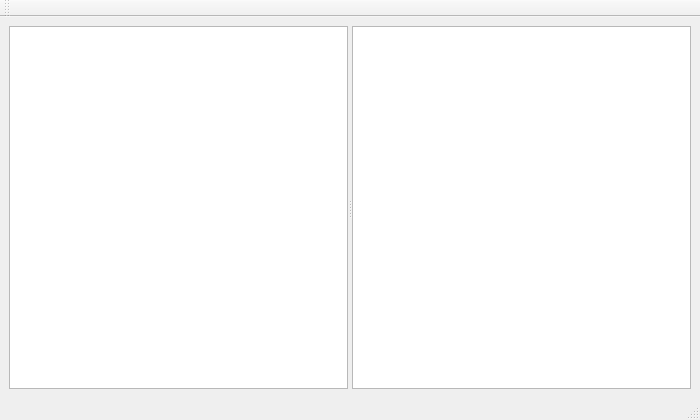
<?xml version="1.0" encoding="UTF-8"?>
<!--
 Copyright 2010-2018, Google Inc.
 All rights reserved.

 Redistribution and use in source and binary forms, with or without
 modification, are permitted provided that the following conditions are
 met:

     * Redistributions of source code must retain the above copyright
 notice, this list of conditions and the following disclaimer.
     * Redistributions in binary form must reproduce the above
 copyright notice, this list of conditions and the following disclaimer
 in the documentation and/or other materials provided with the
 distribution.
     * Neither the name of Google Inc. nor the names of its
 contributors may be used to endorse or promote products derived from
 this software without specific prior written permission.

 THIS SOFTWARE IS PROVIDED BY THE COPYRIGHT HOLDERS AND CONTRIBUTORS
 "AS IS" AND ANY EXPRESS OR IMPLIED WARRANTIES, INCLUDING, BUT NOT
 LIMITED TO, THE IMPLIED WARRANTIES OF MERCHANTABILITY AND FITNESS FOR
 A PARTICULAR PURPOSE ARE DISCLAIMED. IN NO EVENT SHALL THE COPYRIGHT
 OWNER OR CONTRIBUTORS BE LIABLE FOR ANY DIRECT, INDIRECT, INCIDENTAL,
 SPECIAL, EXEMPLARY, OR CONSEQUENTIAL DAMAGES (INCLUDING, BUT NOT
 LIMITED TO, PROCUREMENT OF SUBSTITUTE GOODS OR SERVICES; LOSS OF USE,
 DATA, OR PROFITS; OR BUSINESS INTERRUPTION) HOWEVER CAUSED AND ON ANY
 THEORY OF LIABILITY, WHETHER IN CONTRACT, STRICT LIABILITY, OR TORT
 (INCLUDING NEGLIGENCE OR OTHERWISE) ARISING IN ANY WAY OUT OF THE USE
 OF THIS SOFTWARE, EVEN IF ADVISED OF THE POSSIBILITY OF SUCH DAMAGE.
-->
<ui version="4.0">
 <class>DictionaryTool</class>
 <widget class="QMainWindow" name="DictionaryTool">
  <property name="geometry">
   <rect>
    <x>0</x>
    <y>0</y>
    <width>700</width>
    <height>420</height>
   </rect>
  </property>
  <property name="windowTitle">
   <string>Mozc Dictionary Tool</string>
  </property>
  <widget class="QWidget" name="centralwidget">
   <layout class="QGridLayout" name="gridLayout">
    <item row="0" column="0">
     <widget class="ZeroWidthSplitter" name="splitter_">
      <property name="orientation">
       <enum>Qt::Horizontal</enum>
      </property>
      <widget class="QListWidget" name="dic_list_"/>
      <widget class="DictionaryContentTableWidget" name="dic_content_"/>
     </widget>
    </item>
   </layout>
  </widget>
  <widget class="QToolBar" name="toolbar_">
   <property name="windowTitle">
    <string>toolBar</string>
   </property>
   <attribute name="toolBarArea">
    <enum>TopToolBarArea</enum>
   </attribute>
   <attribute name="toolBarBreak">
    <bool>false</bool>
   </attribute>
  </widget>
  <widget class="QStatusBar" name="statusbar_"/>
 </widget>
 <customwidgets>
  <customwidget>
   <class>ZeroWidthSplitter</class>
   <extends>QSplitter</extends>
   <header>gui/dictionary_tool/zero_width_splitter.h</header>
   <container>1</container>
  </customwidget>
  <customwidget>
   <class>DictionaryContentTableWidget</class>
   <extends>QTableWidget</extends>
   <header>gui/dictionary_tool/dictionary_content_table_widget.h</header>
  </customwidget>
 </customwidgets>
 <resources/>
 <connections/>
</ui>
